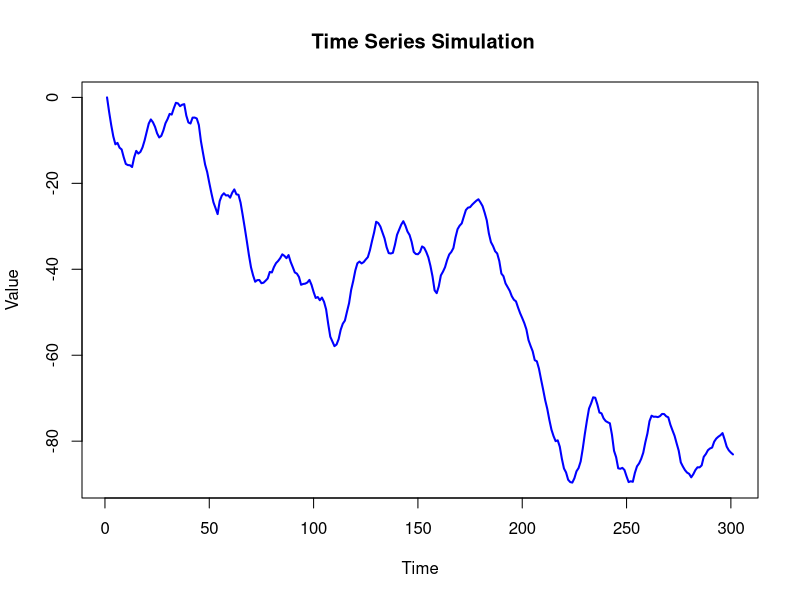
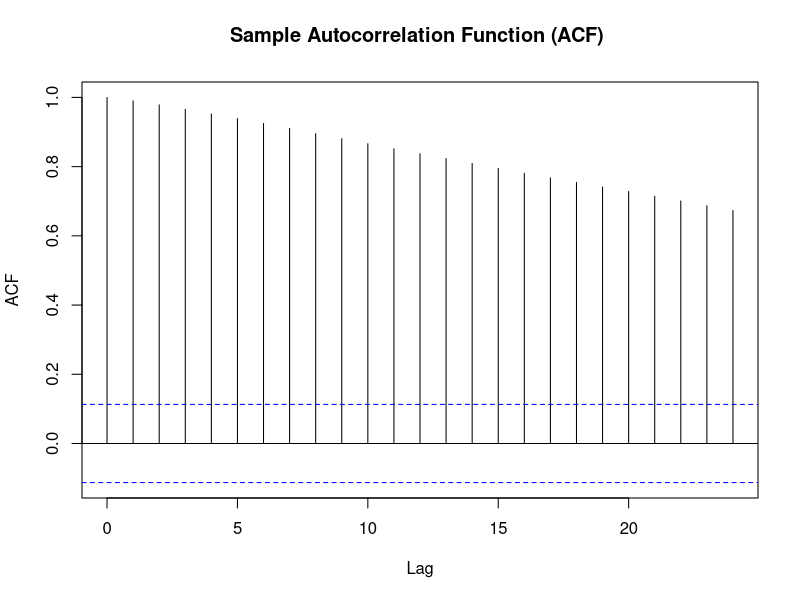
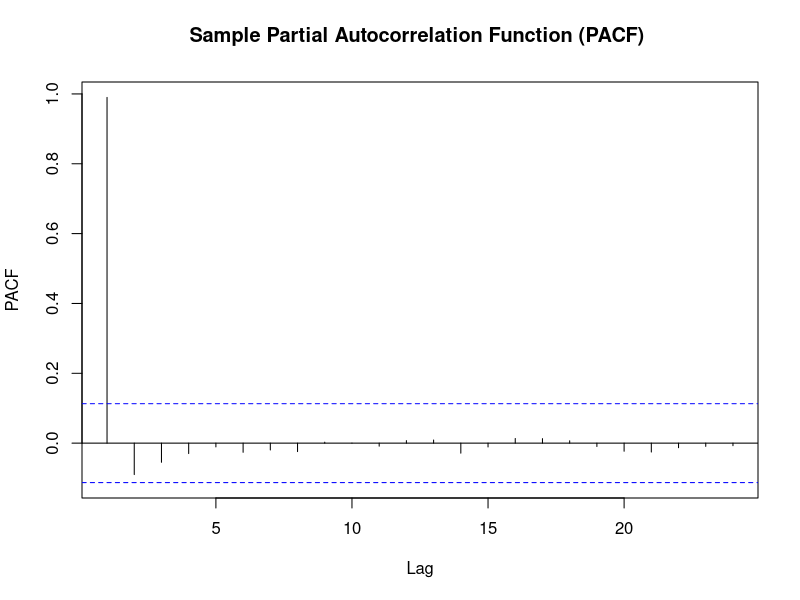
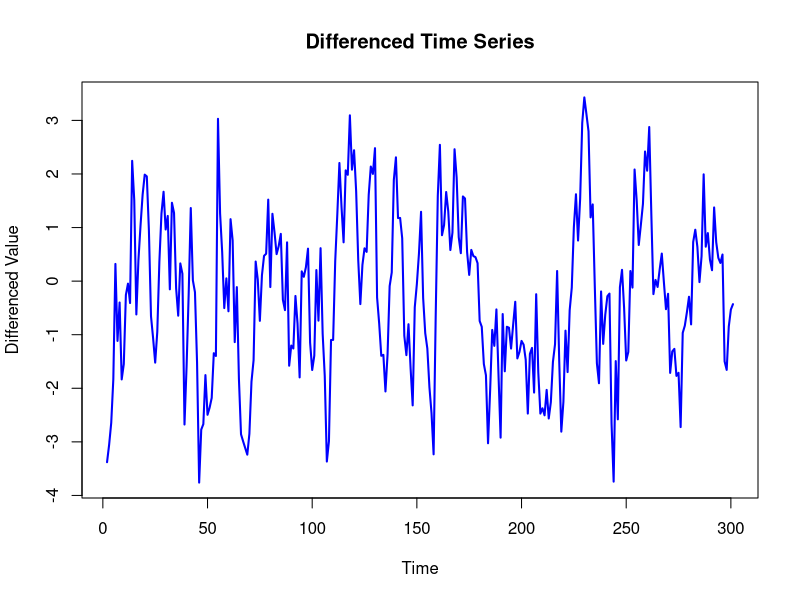
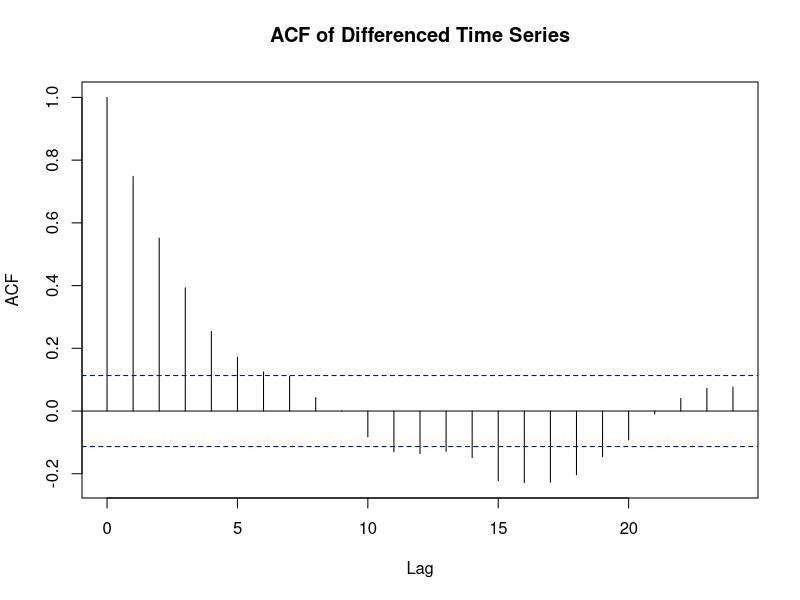
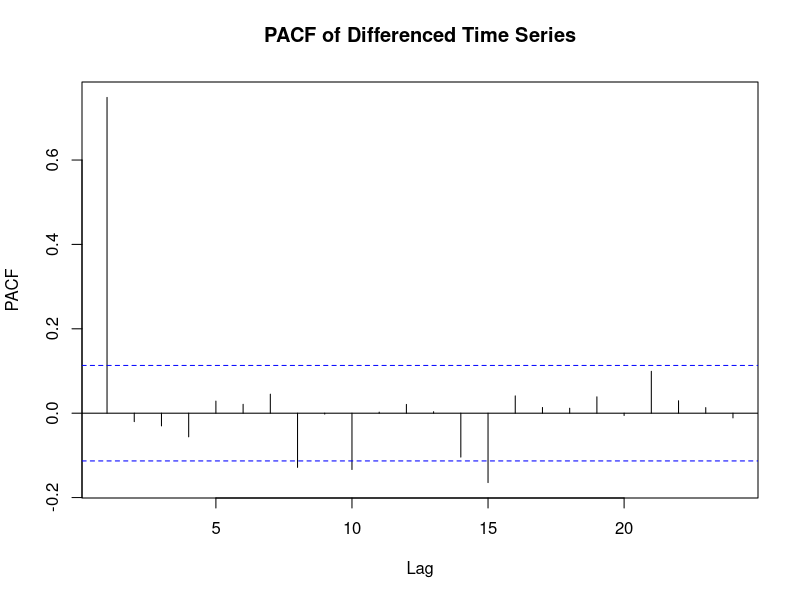
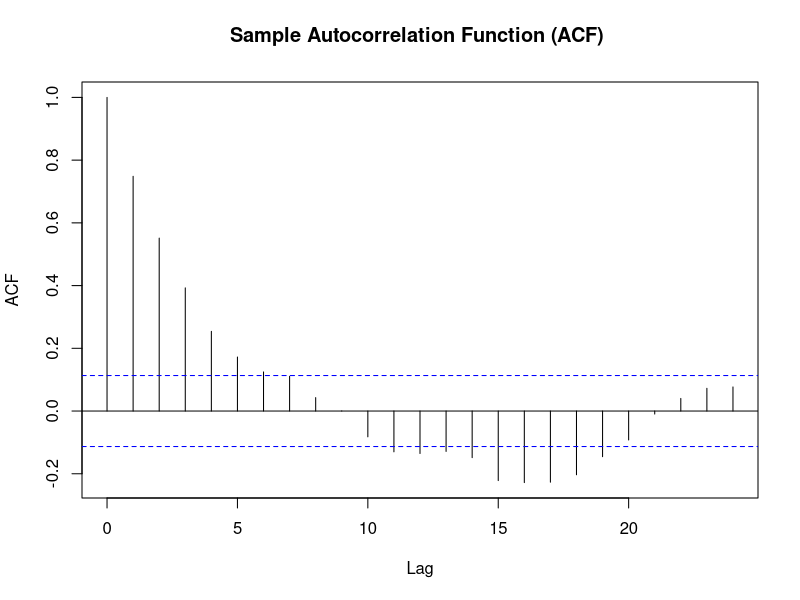
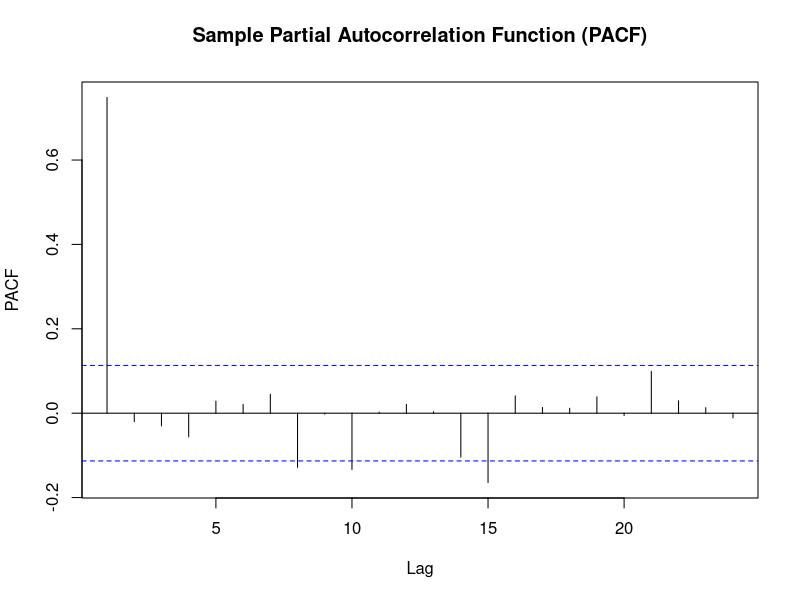

Reproduce these figures in R, in order.

set.seed(15794)
y = arima.sim(list(order = c(1,1,0), ar = 0.7), n = 300)

# Plot the time series
plot(y, type = "l", col = "blue", lwd = 2, xlab = "Time", ylab = "Value", main = " Time Series Simulation")


# Plot the ACF
acf(y, main = "Sample Autocorrelation Function (ACF) ", xlab = "Lag", ylab = "ACF")

# Plot the PACF
pacf(y, main = "Sample Partial Autocorrelation Function (PACF) ", xlab = "Lag", ylab = "PACF")


# Apply first differencing to the data
y_diff = diff(y)

# Plot the differenced data
plot(y_diff, type = "l", col = "blue", lwd = 2, xlab = "Time", ylab = "Differenced Value", main = "Differenced Time Series")

# Plot the ACF of the differenced data
acf(y_diff, main = "ACF of Differenced Time Series", xlab = "Lag", ylab = "ACF")

# Plot the PACF of the differenced data
pacf(y_diff, main = "PACF of Differenced Time Series", xlab = "Lag", ylab = "PACF")




# install.packages("tseries")
library(tseries)

# Perform the Augmented Dickey-Fuller test
adf_test_result = adf.test(y_diff)

# Print the ADF test results
print(adf_test_result)

acf(y_diff, main = "Sample Autocorrelation Function (ACF) ", xlab = "Lag", ylab = "ACF")

# Plot the PACF
pacf(y_diff, main = "Sample Partial Autocorrelation Function (PACF)", xlab = "Lag", ylab = "PACF")



# Fit the ARIMA(1,1,0) model
model = arima(y, order = c(1, 1, 6))

# Summary of the model
summary(model)





model_110 = arima(y, order = c(1, 1, 0))
model_111 = arima(y, order = c(1, 1, 1))
model_011 = arima(y, order = c(0, 1, 1))
model_116 = arima(y, order = c(1, 1, 6))

aic_110 = AIC(model_110)
aic_111 = AIC(model_111)
aic_011 = AIC(model_011)
aic_116 = AIC(model_116)

bic_110 = BIC(model_110)
bic_111 = BIC(model_111)
bic_011 = BIC(model_011)
bic_116 = BIC(model_116)

cat("AIC for ARIMA(1,1,0):", aic_110, "\n")
cat("AIC for ARIMA(1,1,1):", aic_111, "\n")
cat("AIC for ARIMA(0,1,1):", aic_011, "\n")
cat("AIC for ARIMA(1,1,6):", aic_116, "\n")

cat("BIC for ARIMA(1,1,0):", bic_110, "\n")
cat("BIC for ARIMA(1,1,1):", bic_111, "\n")
cat("BIC for ARIMA(0,1,1):", bic_011, "\n")
cat("BIC for ARIMA(1,16):", bic_116, "\n")

# Check residuals
tsdiag(model)

# Plot residuals ACF to check for white noise
acf(residuals(model), main = "ACF of Residuals")

Box.test(residuals(model), type = "Ljung-Box", lag = 20)



# Forecast the next 6 periods
forecast_result = forecast::forecast(model, h = 6)

# Print forecast
print(forecast_result)

# Plot the actual series and the forecast
plot(forecast_result, main = "Actual and Forecasted Data", xlab = "Time", ylab = "Value")

# Add the original data to the plot for comparison
lines(y, col = "blue")

